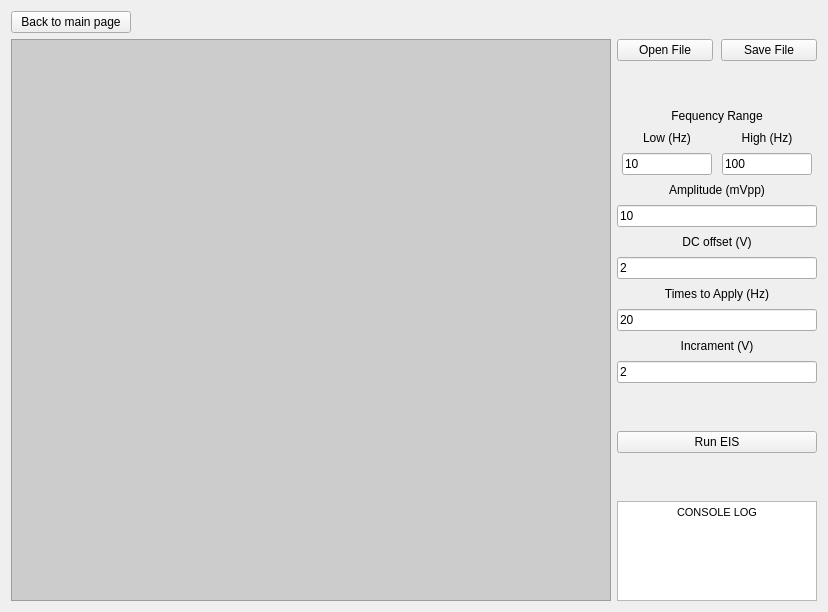
      <widget class="QWidget" name="eis_page">
       <property name="enabled">
        <bool>true</bool>
       </property>
       <property name="styleSheet">
        <string notr="true"/>
       </property>
       <layout class="QGridLayout" name="gridLayout_4">
        <item row="1" column="0">
         <layout class="QHBoxLayout" name="eis_horizontal_layout">
          <item>
           <widget class="QGraphicsView" name="eis_plot_widget_container">
            <property name="sizePolicy">
             <sizepolicy hsizetype="Expanding" vsizetype="Expanding">
              <horstretch>0</horstretch>
              <verstretch>0</verstretch>
             </sizepolicy>
            </property>
            <property name="minimumSize">
             <size>
              <width>600</width>
              <height>300</height>
             </size>
            </property>
            <property name="styleSheet">
             <string notr="true">background-color:#CCCCCC;</string>
            </property>
           </widget>
          </item>
         </layout>
        </item>
        <item row="1" column="1">
         <layout class="QVBoxLayout" name="eis_parameters">
          <property name="spacing">
           <number>8</number>
          </property>
          <item>
           <layout class="QGridLayout" name="eis_file_layout">
            <item row="0" column="0">
             <widget class="QPushButton" name="eis_open_file_button">
              <property name="text">
               <string>Open File</string>
              </property>
             </widget>
            </item>
            <item row="0" column="1">
             <widget class="QPushButton" name="eis_save_file_button">
              <property name="text">
               <string>Save File</string>
              </property>
             </widget>
            </item>
           </layout>
          </item>
          <item>
           <spacer name="eis_upper_spacer">
            <property name="orientation">
             <enum>Qt::Vertical</enum>
            </property>
            <property name="sizeHint" stdset="0">
             <size>
              <width>20</width>
              <height>40</height>
             </size>
            </property>
           </spacer>
          </item>
          <item>
           <widget class="QLabel" name="eis_frequency_range_label">
            <property name="text">
             <string>&lt;html&gt;&lt;head/&gt;&lt;body&gt;&lt;p align=&quot;center&quot;&gt;Fequency Range&lt;/p&gt;&lt;/body&gt;&lt;/html&gt;</string>
            </property>
           </widget>
          </item>
          <item>
           <layout class="QGridLayout" name="frequency_layout" columnstretch="0,0">
            <property name="sizeConstraint">
             <enum>QLayout::SetDefaultConstraint</enum>
            </property>
            <property name="topMargin">
             <number>0</number>
            </property>
            <property name="horizontalSpacing">
             <number>5</number>
            </property>
            <item row="1" column="0">
             <widget class="QLineEdit" name="eis_lower_frequency_limit">
              <property name="sizePolicy">
               <sizepolicy hsizetype="Minimum" vsizetype="Fixed">
                <horstretch>0</horstretch>
                <verstretch>0</verstretch>
               </sizepolicy>
              </property>
              <property name="maximumSize">
               <size>
                <width>90</width>
                <height>16777215</height>
               </size>
              </property>
              <property name="inputMask">
               <string/>
              </property>
              <property name="text">
               <string>10</string>
              </property>
              <property name="cursorPosition">
               <number>2</number>
              </property>
             </widget>
            </item>
            <item row="1" column="1">
             <widget class="QLineEdit" name="eis_high_frequency_limit">
              <property name="sizePolicy">
               <sizepolicy hsizetype="Minimum" vsizetype="Fixed">
                <horstretch>0</horstretch>
                <verstretch>0</verstretch>
               </sizepolicy>
              </property>
              <property name="maximumSize">
               <size>
                <width>90</width>
                <height>16777215</height>
               </size>
              </property>
              <property name="inputMask">
               <string/>
              </property>
              <property name="text">
               <string>100</string>
              </property>
              <property name="cursorPosition">
               <number>3</number>
              </property>
             </widget>
            </item>
            <item row="0" column="1">
             <widget class="QLabel" name="eis_high_frequency_limit_label">
              <property name="text">
               <string>&lt;html&gt;&lt;head/&gt;&lt;body&gt;&lt;p align=&quot;center&quot;&gt;High (Hz)&lt;/p&gt;&lt;/body&gt;&lt;/html&gt;</string>
              </property>
             </widget>
            </item>
            <item row="0" column="0">
             <widget class="QLabel" name="eis_lower_frequency_limit_label">
              <property name="text">
               <string>&lt;html&gt;&lt;head/&gt;&lt;body&gt;&lt;p align=&quot;center&quot;&gt;Low (Hz)&lt;/p&gt;&lt;/body&gt;&lt;/html&gt;</string>
              </property>
             </widget>
            </item>
           </layout>
          </item>
          <item>
           <widget class="QLabel" name="eis_amplitude_label">
            <property name="text">
             <string>&lt;html&gt;&lt;head/&gt;&lt;body&gt;&lt;p align=&quot;center&quot;&gt;Amplitude (mVpp)&lt;/p&gt;&lt;/body&gt;&lt;/html&gt;</string>
            </property>
           </widget>
          </item>
          <item>
           <widget class="QLineEdit" name="eis_amplitude">
            <property name="sizePolicy">
             <sizepolicy hsizetype="Ignored" vsizetype="Fixed">
              <horstretch>0</horstretch>
              <verstretch>0</verstretch>
             </sizepolicy>
            </property>
            <property name="text">
             <string>10</string>
            </property>
           </widget>
          </item>
          <item>
           <widget class="QLabel" name="eis_dc_offset_label">
            <property name="text">
             <string>&lt;html&gt;&lt;head/&gt;&lt;body&gt;&lt;p align=&quot;center&quot;&gt;DC offset (V)&lt;/p&gt;&lt;/body&gt;&lt;/html&gt;</string>
            </property>
           </widget>
          </item>
          <item>
           <widget class="QLineEdit" name="eis_dc_offset">
            <property name="sizePolicy">
             <sizepolicy hsizetype="Ignored" vsizetype="Fixed">
              <horstretch>0</horstretch>
              <verstretch>0</verstretch>
             </sizepolicy>
            </property>
            <property name="text">
             <string>2</string>
            </property>
           </widget>
          </item>
          <item>
           <widget class="QLabel" name="eis_times_to_apply_label">
            <property name="text">
             <string>&lt;html&gt;&lt;head/&gt;&lt;body&gt;&lt;p align=&quot;center&quot;&gt;Times to Apply (Hz)&lt;/p&gt;&lt;/body&gt;&lt;/html&gt;</string>
            </property>
           </widget>
          </item>
          <item>
           <widget class="QLineEdit" name="eis_times_to_apply">
            <property name="sizePolicy">
             <sizepolicy hsizetype="Ignored" vsizetype="Fixed">
              <horstretch>0</horstretch>
              <verstretch>0</verstretch>
             </sizepolicy>
            </property>
            <property name="text">
             <string>20</string>
            </property>
           </widget>
          </item>
          <item>
           <widget class="QLabel" name="eis_incrament_label">
            <property name="text">
             <string>&lt;html&gt;&lt;head/&gt;&lt;body&gt;&lt;p align=&quot;center&quot;&gt;Incrament (V)&lt;/p&gt;&lt;/body&gt;&lt;/html&gt;</string>
            </property>
           </widget>
          </item>
          <item>
           <widget class="QLineEdit" name="eis_incrament">
            <property name="sizePolicy">
             <sizepolicy hsizetype="Ignored" vsizetype="Fixed">
              <horstretch>0</horstretch>
              <verstretch>0</verstretch>
             </sizepolicy>
            </property>
            <property name="text">
             <string>2</string>
            </property>
           </widget>
          </item>
          <item>
           <spacer name="eis_lower_spacer">
            <property name="orientation">
             <enum>Qt::Vertical</enum>
            </property>
            <property name="sizeHint" stdset="0">
             <size>
              <width>20</width>
              <height>40</height>
             </size>
            </property>
           </spacer>
          </item>
          <item>
           <widget class="QPushButton" name="run_eis_button">
            <property name="text">
             <string>Run EIS</string>
            </property>
           </widget>
          </item>
          <item>
           <spacer name="verticalSpacer_6">
            <property name="orientation">
             <enum>Qt::Vertical</enum>
            </property>
            <property name="sizeHint" stdset="0">
             <size>
              <width>20</width>
              <height>40</height>
             </size>
            </property>
           </spacer>
          </item>
          <item>
           <widget class="QTextEdit" name="eis_console_log">
            <property name="sizePolicy">
             <sizepolicy hsizetype="Minimum" vsizetype="Minimum">
              <horstretch>0</horstretch>
              <verstretch>0</verstretch>
             </sizepolicy>
            </property>
            <property name="maximumSize">
             <size>
              <width>200</width>
              <height>100</height>
             </size>
            </property>
            <property name="readOnly">
             <bool>true</bool>
            </property>
            <property name="html">
             <string>&lt;!DOCTYPE HTML PUBLIC &quot;-//W3C//DTD HTML 4.0//EN&quot; &quot;http://www.w3.org/TR/REC-html40/strict.dtd&quot;&gt;
&lt;html&gt;&lt;head&gt;&lt;meta name=&quot;qrichtext&quot; content=&quot;1&quot; /&gt;&lt;meta charset=&quot;utf-8&quot; /&gt;&lt;style type=&quot;text/css&quot;&gt;
p, li { white-space: pre-wrap; }
hr { height: 1px; border-width: 0; }
li.unchecked::marker { content: &quot;\2610&quot;; }
li.checked::marker { content: &quot;\2612&quot;; }
&lt;/style&gt;&lt;/head&gt;&lt;body style=&quot; font-family:'Segoe UI'; font-size:9pt; font-weight:400; font-style:normal;&quot;&gt;
&lt;p align=&quot;center&quot; style=&quot; margin-top:0px; margin-bottom:0px; margin-left:0px; margin-right:0px; -qt-block-indent:0; text-indent:0px;&quot;&gt;&lt;span style=&quot; font-family:'MS Shell Dlg 2'; font-size:8.25pt;&quot;&gt;CONSOLE LOG&lt;/span&gt;&lt;/p&gt;&lt;/body&gt;&lt;/html&gt;</string>
            </property>
           </widget>
          </item>
         </layout>
        </item>
        <item row="0" column="0">
         <widget class="QPushButton" name="eis_to_main_button">
          <property name="maximumSize">
           <size>
            <width>120</width>
            <height>16777215</height>
           </size>
          </property>
          <property name="text">
           <string>Back to main page</string>
          </property>
         </widget>
        </item>
       </layout>
      </widget>
